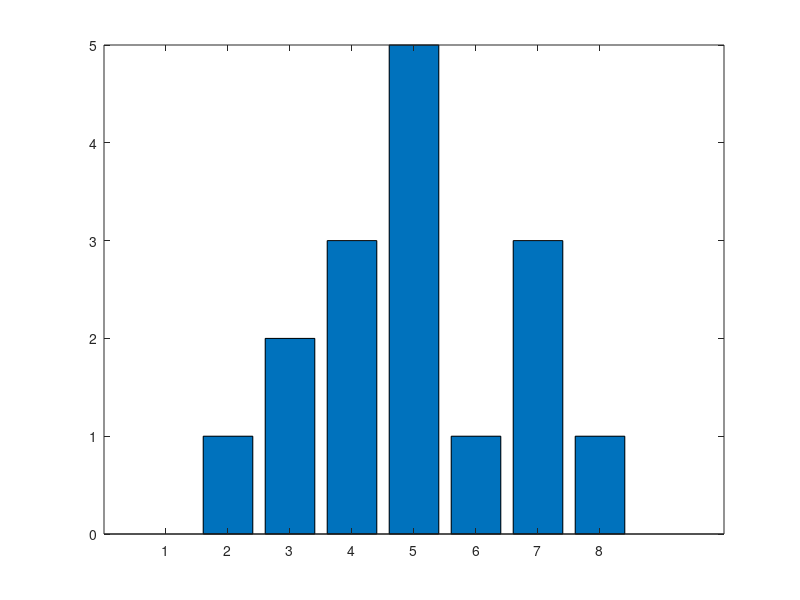

This chart was generated by the following MATLAB code:

function matris_hist

sat=4;
sut=4;
A= uint8( round(7*rand(sat,sut)) )
A(:)

L=[0:7]

H=hist(A(:),L)

PMF=H/(sat*sut)

C=cumsum(PMF)



figure(1);bar(H)
